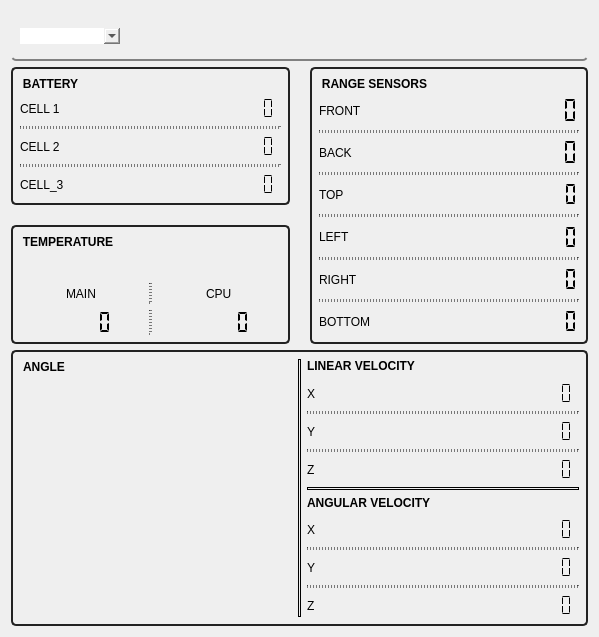
<?xml version="1.0" encoding="UTF-8"?>
<ui version="4.0">
 <class>Form</class>
 <widget class="QWidget" name="Form">
  <property name="geometry">
   <rect>
    <x>0</x>
    <y>0</y>
    <width>599</width>
    <height>637</height>
   </rect>
  </property>
  <property name="windowTitle">
   <string>Form</string>
  </property>
  <property name="styleSheet">
   <string notr="true">border:none</string>
  </property>
  <layout class="QVBoxLayout" name="verticalLayout">
   <item>
    <widget class="QGroupBox" name="groupBox">
     <property name="minimumSize">
      <size>
       <width>0</width>
       <height>50</height>
      </size>
     </property>
     <property name="maximumSize">
      <size>
       <width>16777215</width>
       <height>50</height>
      </size>
     </property>
     <property name="styleSheet">
      <string notr="true"> QGroupBox {
 background-color: qlineargradient(x1: 0, y1: 0, x2: 0, y2: 1,
                                   stop: 0 #edb514, stop: 1 #ea4000);
 border-bottom: 2px solid gray;
 border-radius: 5px;
 margin-top: 0; /* leave space at the top for the title */

}</string>
     </property>
     <property name="title">
      <string/>
     </property>
     <layout class="QHBoxLayout" name="horizontalLayout">
      <item>
       <widget class="QComboBox" name="comboBox">
        <property name="minimumSize">
         <size>
          <width>100</width>
          <height>0</height>
         </size>
        </property>
        <property name="maximumSize">
         <size>
          <width>300</width>
          <height>16777215</height>
         </size>
        </property>
       </widget>
      </item>
      <item>
       <spacer name="horizontalSpacer">
        <property name="orientation">
         <enum>Qt::Horizontal</enum>
        </property>
        <property name="sizeHint" stdset="0">
         <size>
          <width>40</width>
          <height>20</height>
         </size>
        </property>
       </spacer>
      </item>
     </layout>
    </widget>
   </item>
   <item>
    <layout class="QGridLayout" name="cardsWrapper">
     <property name="leftMargin">
      <number>0</number>
     </property>
     <property name="rightMargin">
      <number>0</number>
     </property>
     <property name="bottomMargin">
      <number>0</number>
     </property>
     <property name="spacing">
      <number>20</number>
     </property>
     <item row="0" column="1">
      <widget class="QGroupBox" name="rangeSensorsWrapper">
       <property name="font">
        <font>
         <weight>75</weight>
         <bold>true</bold>
        </font>
       </property>
       <property name="styleSheet">
        <string notr="true"> QGroupBox {
 background-color: qlineargradient(x1: 0, y1: 0, x2: 0, y2: 1,
                                   stop: 0 #bbbbbb, stop: 1 #eeeeee);
 border: 2px solid #222222;
 border-radius: 5px;
 margin-top: 0; /* leave space at the top for the title */

}

QGroupBox:title {
	top: 10px;
	left:10px;
}</string>
       </property>
       <property name="title">
        <string>RANGE SENSORS</string>
       </property>
       <layout class="QVBoxLayout" name="verticalLayout_2" stretch="0,0,0,0,0,0,0,0,0,0,0">
        <property name="topMargin">
         <number>30</number>
        </property>
        <item>
         <layout class="QHBoxLayout" name="horizontalLayout_5">
          <item>
           <widget class="QLabel" name="frontSensorLabel">
            <property name="text">
             <string>FRONT</string>
            </property>
           </widget>
          </item>
          <item alignment="Qt::AlignRight">
           <widget class="QLCDNumber" name="frontDistanceLcdUI">
            <property name="digitCount">
             <number>4</number>
            </property>
            <property name="segmentStyle">
             <enum>QLCDNumber::Flat</enum>
            </property>
           </widget>
          </item>
         </layout>
        </item>
        <item>
         <widget class="Line" name="line">
          <property name="styleSheet">
           <string notr="true">border: 1px dashed black;</string>
          </property>
          <property name="orientation">
           <enum>Qt::Horizontal</enum>
          </property>
         </widget>
        </item>
        <item>
         <layout class="QHBoxLayout" name="backSensor" stretch="1,0">
          <item>
           <widget class="QLabel" name="backSensorLabel">
            <property name="text">
             <string>BACK</string>
            </property>
           </widget>
          </item>
          <item>
           <widget class="QLCDNumber" name="backDistanceLcdUI">
            <property name="digitCount">
             <number>4</number>
            </property>
            <property name="segmentStyle">
             <enum>QLCDNumber::Flat</enum>
            </property>
           </widget>
          </item>
         </layout>
        </item>
        <item>
         <widget class="Line" name="line_2">
          <property name="styleSheet">
           <string notr="true">border: 1px dashed black;</string>
          </property>
          <property name="orientation">
           <enum>Qt::Horizontal</enum>
          </property>
         </widget>
        </item>
        <item>
         <layout class="QHBoxLayout" name="topSensorProgressBar" stretch="1,0">
          <item>
           <widget class="QLabel" name="topSensorLabel">
            <property name="text">
             <string>TOP  </string>
            </property>
           </widget>
          </item>
          <item>
           <widget class="QLCDNumber" name="topDistanceLcdUI">
            <property name="segmentStyle">
             <enum>QLCDNumber::Flat</enum>
            </property>
           </widget>
          </item>
         </layout>
        </item>
        <item>
         <widget class="Line" name="line_3">
          <property name="styleSheet">
           <string notr="true">border: 1px dashed black;</string>
          </property>
          <property name="orientation">
           <enum>Qt::Horizontal</enum>
          </property>
         </widget>
        </item>
        <item>
         <layout class="QHBoxLayout" name="leftSensor" stretch="1,0">
          <item>
           <widget class="QLabel" name="leftSensorLabel">
            <property name="text">
             <string>LEFT</string>
            </property>
           </widget>
          </item>
          <item>
           <widget class="QLCDNumber" name="leftDistanceLcdUI">
            <property name="segmentStyle">
             <enum>QLCDNumber::Flat</enum>
            </property>
           </widget>
          </item>
         </layout>
        </item>
        <item>
         <widget class="Line" name="line_4">
          <property name="styleSheet">
           <string notr="true">border: 1px dashed black;</string>
          </property>
          <property name="orientation">
           <enum>Qt::Horizontal</enum>
          </property>
         </widget>
        </item>
        <item>
         <layout class="QHBoxLayout" name="rightSensor" stretch="0,0">
          <item>
           <widget class="QLabel" name="rightSensorLabel">
            <property name="text">
             <string>RIGHT</string>
            </property>
           </widget>
          </item>
          <item alignment="Qt::AlignRight">
           <widget class="QLCDNumber" name="rightDistanceLcdUI">
            <property name="segmentStyle">
             <enum>QLCDNumber::Flat</enum>
            </property>
           </widget>
          </item>
         </layout>
        </item>
        <item>
         <widget class="Line" name="line_10">
          <property name="minimumSize">
           <size>
            <width>0</width>
            <height>0</height>
           </size>
          </property>
          <property name="styleSheet">
           <string notr="true">border: 1px dashed black;</string>
          </property>
          <property name="orientation">
           <enum>Qt::Horizontal</enum>
          </property>
         </widget>
        </item>
        <item>
         <layout class="QHBoxLayout" name="horizontalLayout_4">
          <item>
           <widget class="QLabel" name="label_5">
            <property name="text">
             <string>BOTTOM</string>
            </property>
           </widget>
          </item>
          <item alignment="Qt::AlignRight">
           <widget class="QLCDNumber" name="bottomDistanceLcdUI">
            <property name="segmentStyle">
             <enum>QLCDNumber::Flat</enum>
            </property>
           </widget>
          </item>
         </layout>
        </item>
       </layout>
      </widget>
     </item>
     <item row="0" column="0">
      <layout class="QVBoxLayout" name="verticalLayout_5" stretch="0,0">
       <property name="sizeConstraint">
        <enum>QLayout::SetDefaultConstraint</enum>
       </property>
       <property name="bottomMargin">
        <number>0</number>
       </property>
       <item>
        <widget class="QGroupBox" name="batteryGroupBox">
         <property name="font">
          <font>
           <weight>75</weight>
           <bold>true</bold>
          </font>
         </property>
         <property name="styleSheet">
          <string notr="true"> QGroupBox {
 	background-color: qlineargradient(
													x1: 0, y1: 0, x2: 0, y2: 1,
                                   			     stop: 0 #bbbbbb, stop: 1 #eeeeee);
 	border: 2px solid #222222;
 	border-radius: 5px;
 	margin-top: 0; /* leave space at the top for the title */
}

QGroupBox:title {
	top: 10px;
	left:10px;
}</string>
         </property>
         <property name="title">
          <string>BATTERY</string>
         </property>
         <layout class="QVBoxLayout" name="verticalLayout_4">
          <property name="topMargin">
           <number>30</number>
          </property>
          <item>
           <layout class="QHBoxLayout" name="horizontalLayout_7" stretch="1,0">
            <item>
             <widget class="QLabel" name="voltageCell1Label">
              <property name="maximumSize">
               <size>
                <width>50</width>
                <height>16777215</height>
               </size>
              </property>
              <property name="text">
               <string>CELL 1</string>
              </property>
             </widget>
            </item>
            <item alignment="Qt::AlignRight">
             <widget class="QLCDNumber" name="voltageCell1Lcd">
              <property name="autoFillBackground">
               <bool>false</bool>
              </property>
              <property name="segmentStyle">
               <enum>QLCDNumber::Flat</enum>
              </property>
             </widget>
            </item>
           </layout>
          </item>
          <item>
           <widget class="Line" name="line_7">
            <property name="styleSheet">
             <string notr="true">border: 1px dashed black;</string>
            </property>
            <property name="orientation">
             <enum>Qt::Horizontal</enum>
            </property>
           </widget>
          </item>
          <item>
           <layout class="QHBoxLayout" name="horizontalLayout_8" stretch="0,0">
            <item>
             <widget class="QLabel" name="voltageCell2Label">
              <property name="maximumSize">
               <size>
                <width>50</width>
                <height>16777215</height>
               </size>
              </property>
              <property name="text">
               <string>CELL 2</string>
              </property>
             </widget>
            </item>
            <item alignment="Qt::AlignRight">
             <widget class="QLCDNumber" name="voltageCell2Lcd">
              <property name="segmentStyle">
               <enum>QLCDNumber::Flat</enum>
              </property>
             </widget>
            </item>
           </layout>
          </item>
          <item>
           <widget class="Line" name="line_8">
            <property name="styleSheet">
             <string notr="true">border: 1px dashed black;</string>
            </property>
            <property name="orientation">
             <enum>Qt::Horizontal</enum>
            </property>
           </widget>
          </item>
          <item>
           <layout class="QHBoxLayout" name="horizontalLayout_9" stretch="0,0">
            <item>
             <widget class="QLabel" name="voltageCell3Label">
              <property name="maximumSize">
               <size>
                <width>50</width>
                <height>16777215</height>
               </size>
              </property>
              <property name="text">
               <string>CELL_3</string>
              </property>
             </widget>
            </item>
            <item alignment="Qt::AlignRight">
             <widget class="QLCDNumber" name="voltageCell3Lcd">
              <property name="styleSheet">
               <string notr="true"/>
              </property>
              <property name="segmentStyle">
               <enum>QLCDNumber::Flat</enum>
              </property>
             </widget>
            </item>
           </layout>
          </item>
         </layout>
        </widget>
       </item>
       <item>
        <widget class="QGroupBox" name="groupBox_7">
         <property name="font">
          <font>
           <weight>75</weight>
           <bold>true</bold>
          </font>
         </property>
         <property name="styleSheet">
          <string notr="true"> QGroupBox {
 background-color: qlineargradient(x1: 0, y1: 0, x2: 0, y2: 1,
                                   stop: 0 #bbbbbb, stop: 1 #eeeeee);
 border: 2px solid #222222;
 border-radius: 5px;
 margin-top: 0; /* leave space at the top for the title */

}

QGroupBox:title {
	top: 10px;
	left:10px;
}</string>
         </property>
         <property name="title">
          <string>TEMPERATURE</string>
         </property>
         <layout class="QVBoxLayout" name="verticalLayout_9">
          <property name="topMargin">
           <number>30</number>
          </property>
          <item>
           <widget class="Line" name="line_14">
            <property name="orientation">
             <enum>Qt::Vertical</enum>
            </property>
           </widget>
          </item>
          <item>
           <layout class="QHBoxLayout" name="horizontalLayout_2">
            <item alignment="Qt::AlignHCenter">
             <widget class="QLabel" name="label_3">
              <property name="text">
               <string>MAIN</string>
              </property>
             </widget>
            </item>
            <item>
             <widget class="Line" name="line_16">
              <property name="styleSheet">
               <string notr="true">border: 1px dashed black;</string>
              </property>
              <property name="orientation">
               <enum>Qt::Vertical</enum>
              </property>
             </widget>
            </item>
            <item alignment="Qt::AlignHCenter">
             <widget class="QLabel" name="label_2">
              <property name="text">
               <string>CPU</string>
              </property>
             </widget>
            </item>
           </layout>
          </item>
          <item>
           <layout class="QHBoxLayout" name="horizontalLayout_6">
            <item alignment="Qt::AlignHCenter">
             <widget class="QLCDNumber" name="temperatureMainLcd">
              <property name="minimumSize">
               <size>
                <width>0</width>
                <height>25</height>
               </size>
              </property>
              <property name="autoFillBackground">
               <bool>false</bool>
              </property>
              <property name="styleSheet">
               <string notr="true"/>
              </property>
              <property name="segmentStyle">
               <enum>QLCDNumber::Flat</enum>
              </property>
             </widget>
            </item>
            <item>
             <widget class="Line" name="line_15">
              <property name="styleSheet">
               <string notr="true">border: 1px dashed black;</string>
              </property>
              <property name="orientation">
               <enum>Qt::Vertical</enum>
              </property>
             </widget>
            </item>
            <item alignment="Qt::AlignHCenter">
             <widget class="QLCDNumber" name="temperatureCpuLcd">
              <property name="minimumSize">
               <size>
                <width>0</width>
                <height>25</height>
               </size>
              </property>
              <property name="styleSheet">
               <string notr="true"/>
              </property>
              <property name="segmentStyle">
               <enum>QLCDNumber::Flat</enum>
              </property>
             </widget>
            </item>
           </layout>
          </item>
         </layout>
        </widget>
       </item>
      </layout>
     </item>
    </layout>
   </item>
   <item>
    <widget class="QGroupBox" name="groupBox_5">
     <property name="font">
      <font>
       <weight>75</weight>
       <bold>true</bold>
      </font>
     </property>
     <property name="styleSheet">
      <string notr="true"> QGroupBox {
 background-color: qlineargradient(x1: 0, y1: 0, x2: 0, y2: 1,
                                   stop: 0 #bbbbbb, stop: 1 #eeeeee);
 border: 2px solid #222222;
 border-radius: 5px;
 margin-top: 0; /* leave space at the top for the title */

}

QGroupBox:title {
	top: 10px;
	left:10px;
}</string>
     </property>
     <property name="title">
      <string>ANGLE</string>
     </property>
     <layout class="QHBoxLayout" name="horizontalLayout_3">
      <item>
       <widget class="QWidget" name="angleWidget" native="true">
        <property name="font">
         <font>
          <weight>75</weight>
          <bold>true</bold>
         </font>
        </property>
        <layout class="QVBoxLayout" name="verticalLayout_3"/>
       </widget>
      </item>
      <item>
       <widget class="Line" name="line_5">
        <property name="styleSheet">
         <string notr="true">border: 1px solid black</string>
        </property>
        <property name="orientation">
         <enum>Qt::Vertical</enum>
        </property>
       </widget>
      </item>
      <item>
       <layout class="QVBoxLayout" name="velocityLayoutUI">
        <item alignment="Qt::AlignTop">
         <widget class="QLabel" name="label">
          <property name="font">
           <font>
            <weight>75</weight>
            <bold>true</bold>
           </font>
          </property>
          <property name="text">
           <string>LINEAR VELOCITY</string>
          </property>
         </widget>
        </item>
        <item>
         <layout class="QHBoxLayout" name="xLinearVelocityLayoutUI">
          <item>
           <widget class="QLabel" name="xLinearVelcocityLabelUI">
            <property name="text">
             <string>X</string>
            </property>
           </widget>
          </item>
          <item alignment="Qt::AlignRight">
           <widget class="QLCDNumber" name="xLinearVelcocityLcdUI">
            <property name="segmentStyle">
             <enum>QLCDNumber::Flat</enum>
            </property>
           </widget>
          </item>
         </layout>
        </item>
        <item>
         <widget class="Line" name="line_9">
          <property name="minimumSize">
           <size>
            <width>0</width>
            <height>0</height>
           </size>
          </property>
          <property name="styleSheet">
           <string notr="true">border: 1px dashed black;</string>
          </property>
          <property name="orientation">
           <enum>Qt::Horizontal</enum>
          </property>
         </widget>
        </item>
        <item>
         <layout class="QHBoxLayout" name="yLinearVelocityLayoutUI">
          <item>
           <widget class="QLabel" name="yLinearVelcocityLabelUI">
            <property name="text">
             <string>Y</string>
            </property>
           </widget>
          </item>
          <item alignment="Qt::AlignRight">
           <widget class="QLCDNumber" name="yLinearVelcocityLcdUI">
            <property name="segmentStyle">
             <enum>QLCDNumber::Flat</enum>
            </property>
           </widget>
          </item>
         </layout>
        </item>
        <item>
         <widget class="Line" name="line_11">
          <property name="styleSheet">
           <string notr="true">border: 1px dashed black;</string>
          </property>
          <property name="orientation">
           <enum>Qt::Horizontal</enum>
          </property>
         </widget>
        </item>
        <item>
         <layout class="QHBoxLayout" name="zLinearVelocityLayoutUI">
          <item>
           <widget class="QLabel" name="zLinearVelcocityLabelUI">
            <property name="text">
             <string>Z</string>
            </property>
           </widget>
          </item>
          <item alignment="Qt::AlignRight">
           <widget class="QLCDNumber" name="zLinearVelcocityLcdUI">
            <property name="segmentStyle">
             <enum>QLCDNumber::Flat</enum>
            </property>
           </widget>
          </item>
         </layout>
        </item>
        <item>
         <widget class="Line" name="line_6">
          <property name="styleSheet">
           <string notr="true">border: 1px solid black</string>
          </property>
          <property name="orientation">
           <enum>Qt::Horizontal</enum>
          </property>
         </widget>
        </item>
        <item alignment="Qt::AlignTop">
         <widget class="QLabel" name="label_4">
          <property name="font">
           <font>
            <weight>75</weight>
            <bold>true</bold>
           </font>
          </property>
          <property name="text">
           <string>ANGULAR VELOCITY</string>
          </property>
         </widget>
        </item>
        <item>
         <layout class="QHBoxLayout" name="xAngularVelocityLayoutUI_2">
          <item>
           <widget class="QLabel" name="xAngularVelcocityLcdUI_2">
            <property name="text">
             <string>X</string>
            </property>
           </widget>
          </item>
          <item alignment="Qt::AlignRight">
           <widget class="QLCDNumber" name="xAngularVelcocityLcdUI">
            <property name="segmentStyle">
             <enum>QLCDNumber::Flat</enum>
            </property>
           </widget>
          </item>
         </layout>
        </item>
        <item>
         <widget class="Line" name="line_12">
          <property name="styleSheet">
           <string notr="true">border: 1px dashed black;</string>
          </property>
          <property name="orientation">
           <enum>Qt::Horizontal</enum>
          </property>
         </widget>
        </item>
        <item>
         <layout class="QHBoxLayout" name="yAngularVelocityLayoutUI">
          <item>
           <widget class="QLabel" name="yAngularVelcocityLcdUI_2">
            <property name="text">
             <string>Y</string>
            </property>
           </widget>
          </item>
          <item alignment="Qt::AlignRight">
           <widget class="QLCDNumber" name="yAngularVelcocityLcdUI">
            <property name="segmentStyle">
             <enum>QLCDNumber::Flat</enum>
            </property>
           </widget>
          </item>
         </layout>
        </item>
        <item>
         <widget class="Line" name="line_13">
          <property name="styleSheet">
           <string notr="true">border: 1px dashed black;</string>
          </property>
          <property name="orientation">
           <enum>Qt::Horizontal</enum>
          </property>
         </widget>
        </item>
        <item>
         <layout class="QHBoxLayout" name="zAngularVelocityLayoutUI">
          <item>
           <widget class="QLabel" name="zAgunlarVelcocityLabelUI">
            <property name="text">
             <string>Z</string>
            </property>
           </widget>
          </item>
          <item alignment="Qt::AlignRight">
           <widget class="QLCDNumber" name="zAngularVelcocityLcdUI">
            <property name="frameShadow">
             <enum>QFrame::Plain</enum>
            </property>
            <property name="segmentStyle">
             <enum>QLCDNumber::Flat</enum>
            </property>
           </widget>
          </item>
         </layout>
        </item>
       </layout>
      </item>
     </layout>
    </widget>
   </item>
  </layout>
 </widget>
 <resources/>
 <connections/>
</ui>
